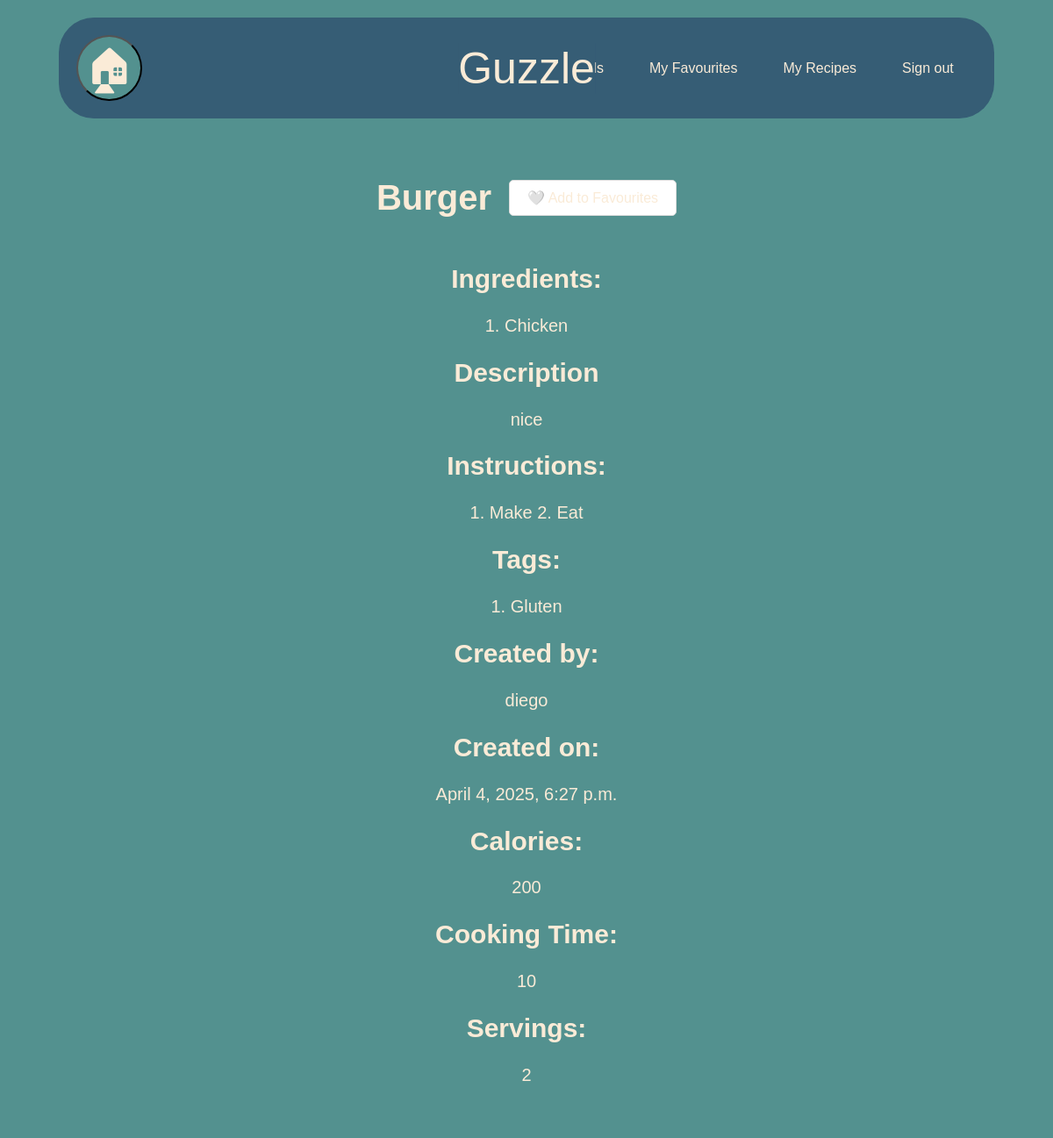
Page /recipe/22/view/ (signed in) on the committed database.
### Recipe/models.py (models this page shows)
class Recipe(models.Model):
   author = models.ForeignKey(User, on_delete=models.CASCADE)
   title = models.CharField(max_length=200)
   description = models.TextField()
   instructions = models.TextField()
   duration = models.IntegerField()
   servings = models.IntegerField()
   calories = models.IntegerField()
   createdAt = models.DateTimeField(auto_now_add=True)
   favourites = models.ManyToManyField(User, through='Favourite', related_name='favourite_recipes')
   def favourite_count(self):
       return self.favourites.count()

class RecipeIngredient(models.Model):
   recipe = models.ForeignKey(Recipe, on_delete=models.CASCADE)
   ingredient = models.ForeignKey(Ingredient, on_delete=models.CASCADE)
   quantity = models.FloatField()
   unit = models.CharField(max_length=10)

class Ingredient(models.Model):
   name = models.CharField(max_length=20)

class RecipeTag(models.Model):
   recipe = models.ForeignKey(Recipe, on_delete=models.CASCADE)
   tag = models.ForeignKey(Tag, on_delete=models.CASCADE)

class Tag(models.Model):
   name = models.CharField(max_length=20)

### Recipe/views.py (the view)
# urls.py: path('recipe/<int:id>/view/', recipeViews.viewRecipe, name='viewRecipe'),
def viewRecipe(request, id):
    recipe = recipeApplication.getRecipe(id)
    recipeTags = recipeApplication.getRecipeTags(recipe)
    recipeIngredients = recipeApplication.getRecipeIngredients(recipe)
    is_favourited = recipe.favourites.filter(id=request.user.id).exists() if request.user.is_authenticated else False
    if request.method == 'POST':
        pass
    context = {
        'recipe': recipe,
        'recipeTagsEnum': enumerate(recipeTags),
        'recipeIngredientsEnum': enumerate(recipeIngredients),
        'is_favourited': is_favourited,
        'favourite_count': recipe.favourite_count()
    }
    for tag in recipeTags:
        print(tag.tag.name)
    print(context)
    return render(request, 'viewRecipePage.html', context)

### Recipe/application.py (called while the page is built)
    def getRecipe(self, recipeID: int):
        try:
            print("Getting recipe")
            recipe = Recipe.objects.get(id=recipeID)
            return recipe
        except Exception as e:
            print("Error getting recipe:", e)
            return None

    def getRecipeIngredients(self, recipe) -> list:
        try:
            print("Getting recipe ingredients")
            recipeIngredients = RecipeIngredient.objects.filter(recipe=recipe)
            return recipeIngredients
        except Exception as e:
            print("Error getting recipe ingredients:", e)
            return None

    def getRecipeTags(self, recipe) -> list:
        try:
            print("Getting recipe tags")
            recipeTags = RecipeTag.objects.filter(recipe=recipe)
            return recipeTags
        except Exception as e:
            print("Error getting recipe tags:", e)
            return None

### Recipe/templates/viewRecipePage.html (shortened to what this page needs)
{% load static %}
<!DOCTYPE html>
<html>
<head>
   <link rel="stylesheet" href="{% static 'css/global.css' %}">
   <link rel="stylesheet" href="{% static 'css/createRecipePage.css' %}">
   <link rel="stylesheet" href="{% static 'css/favourites.css' %}">
</head>
<body>
<div id="header">
   <div id="post-container">
       <a href="{% url 'home' %}" id="post-button-wrapper">
           <button id="post-button">
               🏠︎
           </button>
       </a>
   </div>
   <div id="title-container">
       <a href="{% url 'home' %}" id="main-title">Guzzle</a>
   </div>
   <div id="account-container">
       {% if user.is_authenticated %}
       <a href="{% url 'myFriends' %}">My Friends</a>
       <a href="{% url 'my_favourites' %}">My Favourites</a>
       <a href="{% url 'myRecipes' %}">My Recipes</a>
       <a href="{% url 'signout' %}">Sign out</a>
       {% else %}
       <a href="{% url 'signup' %}">Sign up</a>
       <a href="{% url 'login' %}">Log in</a>
       {% endif %}
   </div>
</div>
{% if user.is_authenticated %}
<div id="content">
   <div class="recipe-header">
       <h1 class="recipe-title">{{ recipe.title }}</h1>
       <div class="favourite-container">
           <button id="favourite-button-{{ recipe.id }}"
                   onclick="toggleFavourite({{ recipe.id }})"
                   class="favourite-button {% if is_favourited %}favourited{% endif %}">
               {% if is_favourited %}
               ❤️ Favourited
               {% else %}
               🤍 Add to Favourites
               {% endif %}
           </button>
       </div>
   </div>
   <div id="recipe-details">
       <h2>Ingredients:</h2>
       {% for count, ingredient in recipeIngredientsEnum %}
       <p>{{count|add:1}}. {{ingredient.ingredient.name}}</p>
       {% endfor %}
       <h2>Description</h2>
       <p>{{ recipe.description }}</p>
       <h2>Instructions:</h2>
       <p>{{ recipe.instructions }}</p>
       <h2>Tags:</h2>
       {% for count, tag in recipeTagsEnum %}
       <p>{{count|add:1}}. {{tag.tag.name}}</p>
       {% endfor %}
       <h2>Created by:</h2>
       <p>{{ recipe.author.username }}</p>
       <h2>Created on:</h2>
       <p>{{ recipe.createdAt }}</p>
       <h2>Calories:</h2>
       <p>{{ recipe.calories }}</p>
       <h2>Cooking Time:</h2>
       <p>{{ recipe.duration }}</p>
       <h2>Servings:</h2>
       <p>{{ recipe.servings }}</p>
   </div>
</div>
{% else %}
<div id="content">
   <h1>Please log in to view recipes.</h1>
</div>
{% endif %}
</body>
</html>

### static/css/global.css (style rules this page uses)
:root { --pageBackgroundColour: rgb(83, 145, 143); --headerBackgroundColour: rgb(54, 93, 117); }
* { font-family: 'Trebuchet MS', 'Lucida Sans Unicode', 'Lucida Grande', 'Lucida Sans', Arial, sans-serif; background-color: var(--pageBackgroundColour); color: antiquewhite; }
#header { width: 90%; max-width: 1200px; margin: 20px auto; display: flex; justify-content: space-between; align-items: center; padding: 20px; border-radius: 40px; background-color: var(--headerBackgroundColour); position: relative; box-sizing: border-box; }
#post-container { flex: 0 0 auto; background-color: var(--headerBackgroundColour); width: 100px; }
#post-button-wrapper { background-color: var(--headerBackgroundColour); }
#post-button { background-color: var(--pageBackgroundColour); border-radius: 100px; font-size: 50px; width: 75px; height: 75px; }
#title-container { position: absolute; left: 50%; transform: translateX(-50%); background-color: var(--headerBackgroundColour); z-index: 1; }
#account-container { flex: 0 0 auto; display: flex; gap: 20px; padding: 10px; background-color: var(--headerBackgroundColour); min-width: 100px; }
#account-container a { text-decoration: none; padding: 8px 16px; background-color: var(--headerBackgroundColour); }
#main-title { background-color: var(--headerBackgroundColour); font-size: 50px; text-decoration: none; white-space: nowrap; }
#content { text-align: center; max-width: 800px; width: 90%; margin: 20px auto; padding: 20px; box-sizing: border-box; }

### static/css/createRecipePage.css (style rules this page uses)
#content { font-size: 20px; }

### static/css/favourites.css (style rules this page uses)
.favourite-button { pradding: 10px 20px; border-radius: 5px; cursor: pointer; transition: all 0.3s ease; margin: 10px 0; display: flex; align-items: center; gap: 8px; font-size: 16px; border: 1px solid #ddd; background-color: white; }
.favourite-container { margin: 20px 0; display: flex; align-items: center; gap: 10px; }

### Recipe/templates/viewRecipePage.html (style rules this page uses)
.recipe-header { display: flex; justify-content: center; align-items: center; margin-bottom: 20px; gap: 20px; }
.recipe-title { margin: 0; text-align: right; }
.favourite-container { display: flex; align-items: center; }
.favourite-button { padding: 10px 20px; border-radius: 5px; cursor: pointer; transition: all 0.3s ease; display: flex; align-items: center; gap: 8px; font-size: 16px; white-space: nowrap; }

### rows in the picture
Recipe: title "Burger", description "nice", instructions "1. Make 2. Eat", author.username "diego", createdAt "April 4, 2025, 6:27 p.m.", calories "200", duration "10", servings "2"
RecipeIngredient: count "1", ingredient.name "Chicken"
RecipeTag: count "1", tag.name "Gluten"
